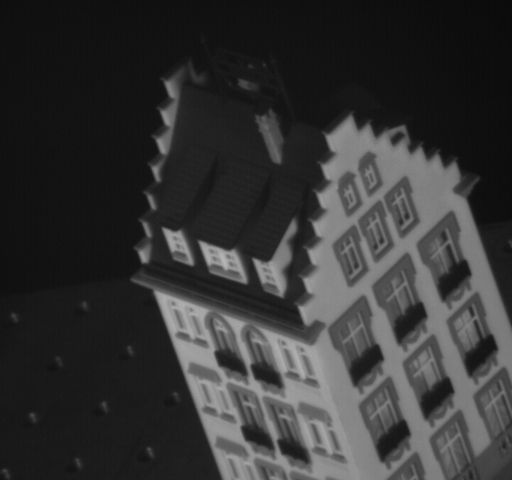
#> input picture CS543_CV/Lab5_Affine_factorization_binocular_stereo/factorization_data/frame00000001.jpg, 512 x 480 px, given in place of frame00000040.jpg, which was not available
$ python Yang_Derek_a5_p1.py
#> lines starting #> are read from the running program, lines starting #| are printed output that depends on the picture; pictures that were not available may be replaced by others from this repository, and a replacement may not be noted
import matplotlib.pyplot as plt
import cv2
import numpy as np
import numpy.matlib

dataDir = 'factorization_data/measurement_matrix.txt'
with open(dataDir) as file:
#> (reads CS543_CV/Lab5_Affine_factorization_binocular_stereo/factorization_data/measurement_matrix.txt from the repository)
    lines = file.readlines()
matrix = np.array([line.rstrip().split(' ') for line in lines]).astype(float)

# Load the data matrix and normalize the point coordinates by translating them to the mean of the points in each view

m, n = int(matrix.shape[0] / 2), matrix.shape[1]
mean = numpy.matlib.repmat(np.sum(matrix,1)/matrix.shape[1], matrix.shape[1], 1).T
D = matrix - mean

# Apply SVD to the 2M x N data matrix to express it as D = U @ W @ V' (using NumPy notation) where U is a 2Mx3 matrix,
# W is a 3x3 matrix of the top three singular values, and V is a Nx3 matrix.
# You can use numpy.linalg.svd to compute this decomposition.
# Next, derive structure and motion matrices from the SVD as explained in the lecture.

U, W, V = np.linalg.svd(D)
U = U[:,0:3]
W = np.diag(W)[:3,:3]
V = V[0:3,:]

M = U @ np.sqrt(W)
S = np.sqrt(W) @ V

#Find the matrix Q to eliminate the affine ambiguity using the method described on slide 32 of the lecture.

#below method refferenced from Evan Luo(evanluo2)

M_i,M_j = M[:m, :],M[m:, :]
def A_p(X, Y, m):
#> called with X = array of shape (101, 3), Y = array of shape (101, 3), m = 101
    A = []
    for i in range(m):
        [a, b, c] = X[i, :]
        [x, y, z] = Y[i, :]
        A.append([a*x, 2*a*y, 2*a*z, b*y, 2*b*z, c*z])
    return A

A = np.vstack((A_p(M_i, M_i,m), A_p(M_j, M_j,m), A_p(M_i, M_j,m)))
B = np.vstack((np.ones((m, 1)),np.ones((m, 1)),np.zeros((m, 1)))).squeeze()

L = np.linalg.lstsq(A, B,rcond=None)[0]
Q_Qt = [[L[0], L[1], L[2]],
       [L[1], L[3], L[4]],
       [L[2], L[4], L[5]]]

#---end of refferencing---

Q = np.linalg.cholesky(Q_Qt)

print(Q)

M = M @ Q
S = np.linalg.pinv(Q) @ S


X, Y, Z = S[0, :], S[1, :], S[2, :]
Z = -Z
ax = plt.axes(projection='3d')
ax.scatter(X, Y, Z, color="b")
plt.show()
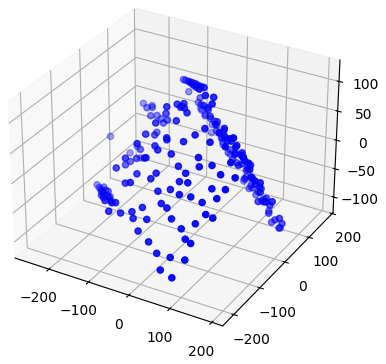
#> figure drawn by matplotlib, 1 panel


# Display three frames with both the observed feature points and the estimated projected 3D points overlayed.
# Report your total residual (sum of squared Euclidean distances, in pixels,
# between the observed and the reprojected features) over all the frames,
# and plot the per-frame residual as a function of the frame number.

De = M @ S
residual = []
x,y = 0,1
while y < 2*m+1: #sum of squared Euclidean distances
    sum_r = 0
    for j in range(n):
        sum_r += (De[x, j] - D[x, j])**2 + (De[y, j] - D[y, j])**2
    residual.append(sum_r)
    x+=2
    y = x + 1
print(sum(residual))
plt.plot(residual)
plt.savefig("residual.jpg")
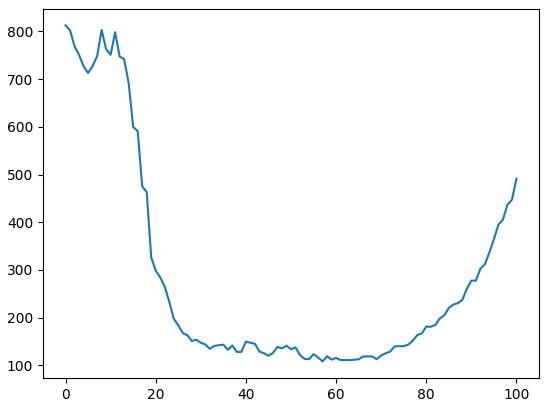
#> figure drawn by matplotlib, 1 panel; curve peaks at x = 0, y = 812.6
plt.clf()

for frame in [40, 45, 50]:
    ax = plt.axes()
    img = cv2.imread('factorization_data/frame000000'+str(frame)+'.jpg')
#> img is the input picture: shape (480, 512, 3); min 11, max 183, mean 53.1
    ax.imshow(img)
    frame *= 2
    ax.scatter(matrix[frame, :], matrix[frame+1, :], color='r')
    ax.scatter(De[frame,:]+mean[frame,:], De[frame+1,:]+mean[frame+1,:],marker='^', edgecolors='g')
    plt.savefig("frame"+str(frame/2)+'.jpg')
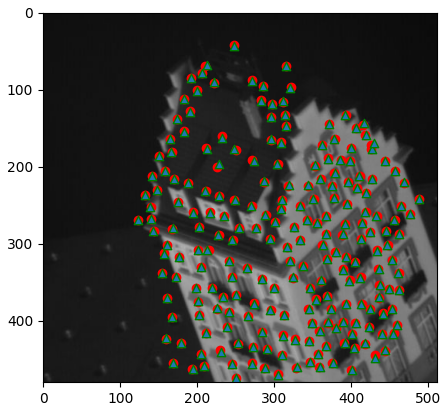
#> figure drawn by matplotlib, 1 panel
    plt.clf()
#> pass 2 of the loop `for frame in [40, 45, 50]:`:
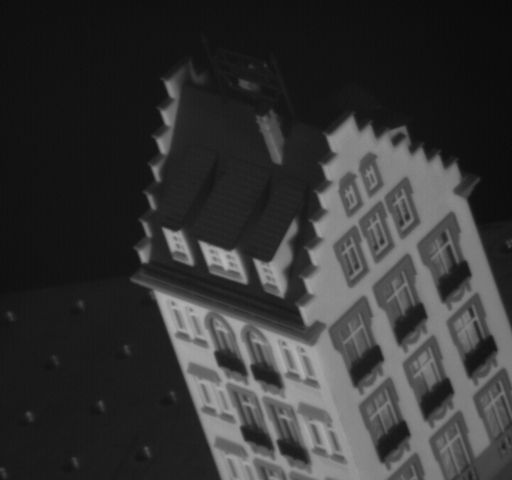
#> input picture CS543_CV/Lab5_Affine_factorization_binocular_stereo/factorization_data/frame00000002.jpg, 512 x 480 px, given in place of frame00000045.jpg, which was not available
#> img is the input picture: shape (480, 512, 3); min 10, max 184, mean 53.6
#> `plt.savefig("frame"+str(frame/2)+'.jpg')`:
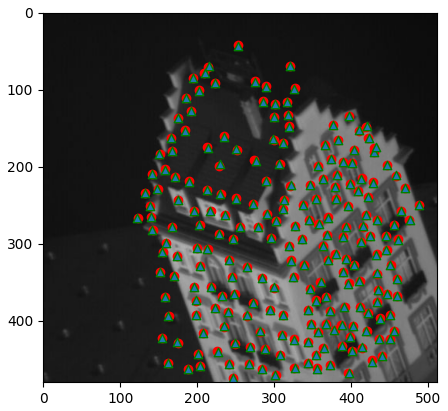
#> figure drawn by matplotlib, 1 panel
